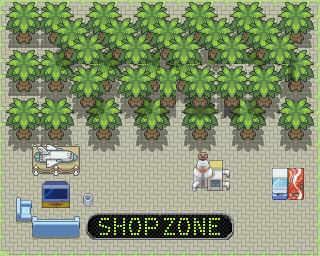

Below is a game level as drawn by its tile map, then a one-line description and the .tmx file that defines it, in full:
An orthogonal 20x16 tile map with 16x16 px tiles, 4 tile layers (ground, floor, meuble, top), 6 tilesets and 12 objects (10x collision, switch map0 2, spawn map0 2).

<map version="1.10" tiledversion="1.11.0" orientation="orthogonal" renderorder="right-down" width="20" height="16" tilewidth="16" tileheight="16" infinite="0" nextlayerid="9" nextobjectid="14">
 <tileset firstgid="1" source="tileset/tileset4g.tsx" />
 <tileset firstgid="21001" source="tileset4g.tsx" />
 <tileset firstgid="42001" source="tileset/indoor.tsx" />
 <tileset firstgid="46793" source="interieur1.tsx" />
 <tileset firstgid="51417" source="pk_center.tsx" />
 <tileset firstgid="53369" source="indoor.tsx" />
 <group id="2" name="layer1">
  <layer id="1" name="ground" width="20" height="16">
   <data encoding="csv">
6216,6217,6217,6217,6217,6217,6217,6217,6217,6217,6217,6217,6217,6217,6217,6217,6217,6217,6217,6218,
6356,6357,6357,6357,6357,6357,6357,6357,6357,6357,6357,6357,6357,6357,6357,6357,6357,6357,6357,6358,
6356,6357,6357,6357,6357,6357,6357,6357,6357,6357,6357,6357,6357,6357,6357,6357,6357,6357,6357,6358,
6356,6357,6357,6357,6357,6357,6357,6357,6357,6357,6357,6357,6357,6357,6357,6357,6357,6357,6357,6358,
6356,6357,6357,6357,6357,6357,6357,6357,6357,6357,6357,6357,6357,6357,6357,6357,6357,6357,6357,6358,
6356,6357,6357,6357,6357,6357,6357,6357,6357,6357,6357,6357,6357,6357,6357,6357,6357,6357,6357,6358,
6356,6357,6357,6357,6357,6357,6357,6357,6357,6357,6357,6357,6357,6357,6357,6357,6357,6357,6357,6358,
6356,6357,6357,6357,6357,6357,6357,6357,6357,6357,6357,6357,6357,6357,6357,6357,6357,6357,6357,6358,
6356,6357,6357,6357,6357,6357,6357,6357,6357,6357,6357,6357,6357,6357,6357,6357,6357,6357,6357,6358,
6356,6357,6357,6357,6357,6357,6357,6357,6357,6357,6357,6357,6357,6357,6357,6357,6357,6357,6357,6358,
6356,6357,6357,6357,6357,6357,6357,6357,6357,6357,6357,6357,6357,6357,6357,6357,6357,6357,6357,6358,
6356,6357,6357,6357,6357,6357,6357,6357,6357,6357,6357,6357,6357,6357,6357,6357,6357,6357,6357,6358,
6356,6357,6357,6357,6357,6357,6357,6357,6357,6357,6357,6357,6357,6357,6357,6357,6357,6357,6357,6358,
6356,6357,6357,6357,6357,6357,6357,6357,6357,6357,6357,6357,6357,6357,6357,6357,6357,6357,6357,6358,
6356,6357,6357,6357,6357,6357,6357,6357,6357,6357,6357,6357,6357,6357,6357,6357,6357,6357,6357,6358,
6496,6497,6497,6497,6497,6497,6497,6497,6497,6497,6497,6497,6497,6497,6497,6497,6497,6497,6497,6498
</data>
  </layer>
  <layer id="6" name="floor" width="20" height="16">
   <data encoding="csv">
0,0,22302,22303,22304,22302,22303,22304,22302,22303,22304,22302,22303,22304,22302,22303,22304,22302,22303,22304,
0,0,22442,22443,22444,22442,22443,22444,22442,22443,22444,22442,22443,22444,22442,22443,22444,22442,22443,22444,
0,0,22582,22583,22584,22582,22583,22584,22582,22583,22584,22582,22583,22584,22582,22583,22584,22582,22583,22584,
0,0,22302,22303,22304,22302,22303,22304,22302,22303,22302,22303,22304,22304,22302,22303,22304,22302,22303,22304,
0,0,22442,22443,22444,22442,22443,22444,22442,22443,22442,22443,22444,22302,22303,22304,22444,22442,22443,22444,
0,0,22582,22583,22584,22582,22583,22584,22582,22583,22582,22583,22584,22442,22443,22444,22584,22582,22583,22584,
0,0,22722,22723,22724,22722,22723,22724,22722,22723,22722,22723,22724,22582,22583,22584,22724,22722,22723,22724,
0,0,0,0,0,0,0,0,0,0,0,22722,22723,22722,22723,22724,0,0,0,0,
0,0,0,0,0,0,0,0,0,0,0,0,0,0,0,0,0,0,0,0,
0,0,0,0,0,0,0,0,0,0,0,0,0,0,0,0,0,0,0,0,
0,0,0,0,0,0,0,0,0,0,0,0,0,0,0,0,0,0,0,0,
0,0,0,0,0,0,0,0,0,0,0,0,0,0,0,0,0,0,0,0,
0,0,0,0,0,0,0,0,0,0,0,0,0,0,0,0,0,0,0,0,
0,0,0,0,0,0,0,0,0,0,0,0,0,0,0,0,0,0,0,0,
0,0,0,0,0,0,0,0,0,0,0,0,0,0,0,0,0,0,0,0,
0,0,0,0,0,0,0,0,0,0,0,0,0,0,0,0,0,0,0,0
</data>
  </layer>
  <layer id="5" name="meuble" width="20" height="16">
   <data encoding="csv">
0,0,0,0,0,0,0,0,0,0,0,0,0,0,0,0,0,0,0,0,
0,0,0,22302,22303,22304,22302,22303,22304,22302,22303,22304,22302,22303,22304,22302,22303,22304,0,0,
0,0,0,22442,22443,22444,22442,22443,22444,22442,22443,22444,22442,22443,22444,22442,22443,22444,0,0,
0,0,0,22582,22583,22584,22582,22583,22584,22582,22583,22584,22582,22583,22584,22582,22583,22584,0,0,
0,0,0,22722,22723,22724,22722,22723,22724,22722,22723,22724,22722,22723,22724,22722,22723,22724,0,0,
0,0,0,0,0,0,0,0,0,0,0,0,0,0,0,0,0,0,0,0,
0,0,22302,22303,22304,22302,22303,22304,22302,22303,22304,22302,22303,22304,22302,22303,22304,22302,22303,22304,
0,0,22442,22443,22444,22442,22443,22444,22442,22443,22444,22442,22443,22444,22442,22443,22444,22442,22443,22444,
0,0,22582,22583,22584,22582,22583,22584,22582,22583,22584,22582,22583,22584,22582,22583,22584,22582,22583,22584,
0,0,22722,22723,22724,22722,22723,22724,22722,22723,22724,22722,22723,22724,22722,22723,22724,22722,22723,22724,
0,0,0,0,0,0,0,0,0,0,0,0,0,0,0,0,0,0,0,0,
0,0,0,0,0,0,0,0,0,0,0,0,0,0,0,0,0,0,0,0,
0,0,0,0,0,0,0,0,0,0,0,0,0,0,0,0,0,0,0,0,
0,0,0,0,0,0,0,0,0,0,0,0,0,0,0,0,0,0,0,0,
0,0,0,0,0,0,0,0,0,0,0,0,0,0,0,0,0,0,0,0,
0,0,0,0,0,0,0,0,0,0,0,0,0,0,0,0,0,0,0,0
</data>
  </layer>
  <layer id="4" name="top" width="20" height="16">
   <data encoding="csv">
22302,22303,22304,0,0,0,0,0,0,0,0,0,0,0,0,0,0,0,0,0,
22442,22443,22444,0,0,0,0,0,0,0,0,0,0,0,0,0,0,0,0,0,
22582,22583,22584,0,22302,22303,22304,22302,22303,22304,22302,22303,22304,22302,22303,22304,22302,22303,22304,0,
22302,22303,22304,0,22442,22443,22444,22442,22443,22444,22442,22443,22444,22442,22443,22444,22442,22443,22444,0,
22442,22443,22444,0,22302,22303,22304,22302,22303,22304,22303,22302,22303,22304,22303,22302,22303,22304,22584,0,
22582,22583,22584,0,22442,22443,22444,22442,22443,22444,22443,22442,22443,22444,22443,22442,22443,22444,22724,0,
22302,22303,22304,0,22582,22583,22584,22582,22583,22584,22583,22582,22583,22584,22583,22582,22583,22584,0,0,
22442,22443,22444,0,22722,22723,22724,22722,22723,22724,22723,22722,22723,22724,22723,22722,22723,22724,0,0,
22582,22583,22584,0,0,0,0,0,0,0,0,0,0,0,0,0,0,0,0,0,
22722,22723,47525,47526,47527,0,0,0,0,0,0,0,45409,45410,45411,0,0,0,0,0,
0,0,47533,47534,47535,0,0,0,0,0,0,0,45417,45418,45419,0,0,45467,45469,0,
0,0,45569,45570,45571,0,0,0,0,0,0,0,45425,45426,45427,0,0,45475,45477,0,
0,45954,45577,45578,45579,46427,0,0,0,0,0,0,0,0,0,0,0,45483,45485,0,
0,45962,45926,45927,45928,52827,52828,52829,52830,52831,53148,53149,53150,53151,53152,0,0,0,0,0,
0,0,45934,45935,45936,52843,52844,52845,52846,52847,53164,53165,53166,53167,53168,0,0,0,0,0,
0,0,0,0,0,0,0,0,0,0,0,0,0,0,0,0,0,0,0,0
</data>
  </layer>
 </group>
 <group id="3" name="object">
  <objectgroup id="8" name="collisions" visible="0">
   <object id="4" name="collision" x="4.66667" y="0" width="308" height="143.333" />
   <object id="5" name="collision" x="308.667" y="143.333" width="12" height="109.333" />
   <object id="6" name="collision" x="-0.666667" y="143.333" width="6.66667" height="113.333" />
   <object id="7" name="collision" x="32" y="147.333" width="47.3333" height="25.3333" />
   <object id="8" name="collision" x="192.667" y="148" width="40" height="45.3333" />
   <object id="9" name="collision" x="271.333" y="168.667" width="32.6667" height="31.3333" />
   <object id="10" name="collision" x="42" y="182" width="30" height="24.6667" />
   <object id="11" name="collision" x="24" y="207.333" />
   <object id="12" name="collision" x="30.6667" y="216.667" width="48.6667" height="20.6667" />
   <object id="13" name="collision" x="88.6667" y="197.333" />
  </objectgroup>
  <objectgroup id="7" name="interface" visible="0">
   <object id="2" name="switch map0 2" x="129" y="225.5" width="66.5" height="29" />
   <object id="3" name="spawn map0 2" x="158.5" y="220.5">
    <point />
   </object>
  </objectgroup>
 </group>
</map>
